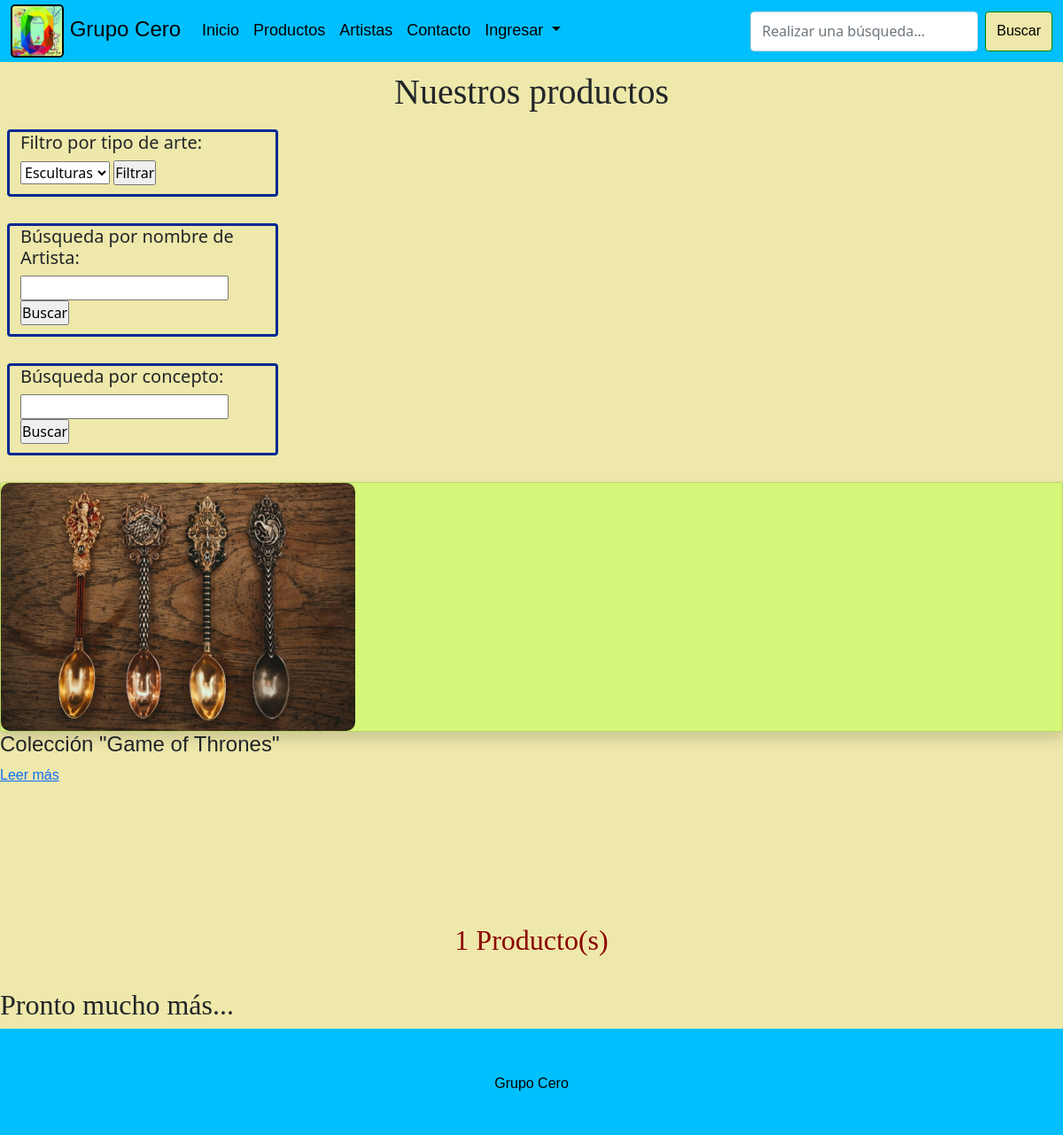
Screenshot of /filtro_cate/Orfebrería/ with the database file from the repository.
### grupoCero/models.py (models this page shows, shortened)
class Obra(models.Model):
    nombre = models.CharField(primary_key=True,max_length=30)
    historia = models.TextField()
    descripcion = models.TextField()
    tecnica = models.CharField(max_length=60)
    precio = models.TextField()
    imagen = models.ImageField(upload_to='fotos',default='fotos/no_disponible.jpg')
    categoria = models.ForeignKey(Categoria, on_delete=models.CASCADE)
    publicar = models.BooleanField(default=False)
    comentario = models.TextField(default='--',null=True)
    artista = models.CharField(max_length=60,default="--", null=True)

### grupoCero/views.py (the view)
# urls.py: path('filtro_cate/<id>/',filtro_cate,name='FILTROCATE'),
def filtro_cate(request, id):
    categorias = Categoria.objects.all()
    obj_cate = Categoria.objects.get(nombre=id)
    obras = Obra.objects.filter(categoria=obj_cate).filter(publicar=True)
    cant = Obra.objects.filter(categoria=obj_cate).filter(publicar=True).count()
    contexto = {"obras":obras,"categorias":categorias,"cantidad":cant,"texto":" Producto(s)"}
    return render(request, "productos.html",contexto)

### grupoCero/templates/productos.html (shortened to what this page needs)
{% extends "base.html" %}
{% load static %}
{% block contenido %}
<section id="tarjetas">
    <div style="text-align: center;padding: 10px; font-family: fantasy;">
        <h1>Nuestros productos</h1>
    </div>
    <div class="filtros">
        <div class="row">
            <form class="col-3" action="{% url 'FILTROC' %}" method="post">
                <h5>Filtro por tipo de arte:</h5>
                <select name="cboCategoria" id="cboCategoria">
                    {% for reg in categorias %}
                    <option>{{reg.nombre}}</option>
                    {% endfor %}
                </select>
                <input type="submit" value="Filtrar">
            </form>
        </div>
        <div class="row">
            <form class="col-3" action="{% url 'BUSCARA' %}" method="post">
                <h5>Búsqueda por nombre de Artista:</h5>
                <input type="text" name="txtNombre" id="txtNombre">
                <input type="submit" value="Buscar">
            </form>
        </div>
        <div class="row">
            <form class="col-3" action="{% url 'FILCON' %}" method="post">
                <h5>Búsqueda por concepto:</h5>
                <input type="text" name="txtConc" id="txtConc">
                <input type="submit" value="Buscar">
            </form>
        </div>
    </div>
    <div class="info">
        {% for reg in obras %}
        <div class="row">
            <div class="col-md">
                <div class="cuerpo">
                    <div class="card shadow">
                        <a href="{{reg.imagen.url}}">
                            <img src="{{reg.imagen.url}}" width="400" height="280px" alt="">
                        </a>
                    </div>
                </div>
            </div>
            <h4>{{reg.nombre}}</h4>
            <a style="padding-bottom: 50px;" href="{% url 'INFO' reg.nombre %}">Leer más</a>
        </div>
        {% endfor %}
    </div>
    <div style="text-align: center; font-family: fantasy; color: darkred; font-size: xx-large;">
        {{cantidad}}{{texto}}
    </div>
    <div class="titulo" style="font-family: fantasy; padding-top: 30px;">
        <h2>Pronto mucho más...</h2>
    </div>
</section>
{% endblock contenido %}

### grupoCero/static/css/estilos.css (style rules this page uses)
* { margin: 0; padding: 0; }

### grupoCero/static/css/info_producto.css (style rules this page uses)
.info { padding-bottom: 100px; font-family: Impact, Haettenschweiler, 'Arial Narrow Bold', sans-serif; width: auto; position: relative; }
.info .card.shadow img { border-radius: 10px; }
.info .cuerpo .card.shadow { background-color: rgba(195, 255, 85, 0.589); }

### grupoCero/static/css/productos.css (style rules this page uses)
.filtros form { padding-bottom: 10px; margin-bottom: 30px; margin-left: 20px; border: solid 3px rgb(0, 39, 148); border-radius: 4px; }

### rows the page displays
Obra: imagen (picture), nombre "Colección \"Game of Thrones\""

### other values shown
{{ cantidad }} "1"
{{ texto }} "Producto(s)"
form field cboCategoria "Esculturas"
